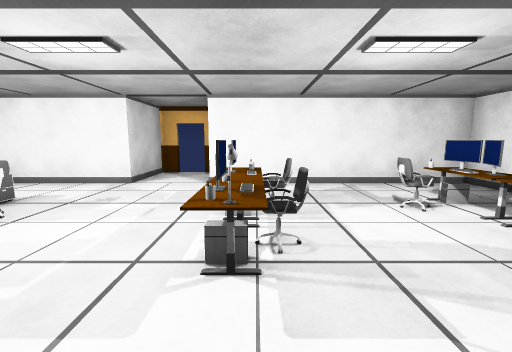
view 1 (above)

12 first-person views from a walk through a Unity game level. The camera is 1.5 m above the floor, tilts 8° down and sees 90° across. The floor is counted in squares, 1 m on a side. Each view is taken from the middle of a square. On the plan, view 1 faces up. The plan holds only what a view shows up to about 13 squares ahead; the rest is blank. The player character is not drawn.

view 2
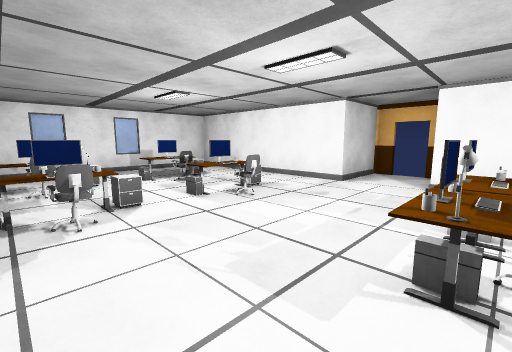

view 3
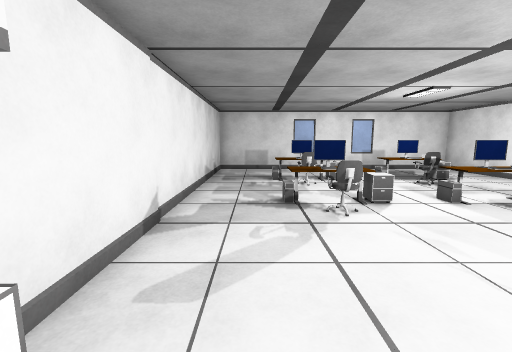

view 4
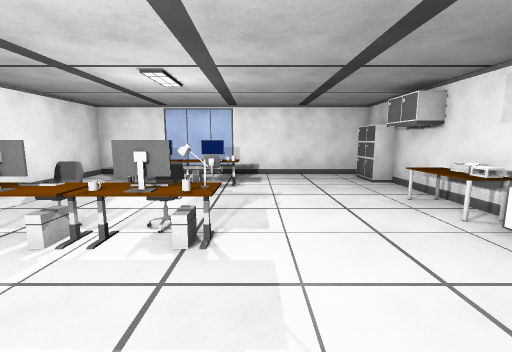

view 5
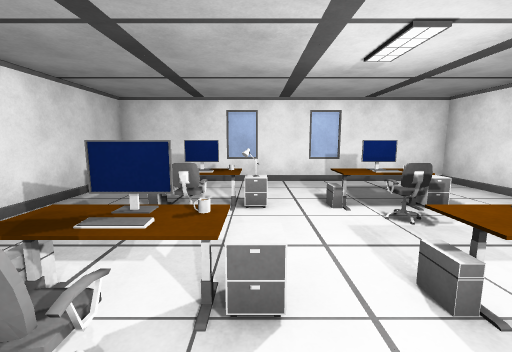

view 6
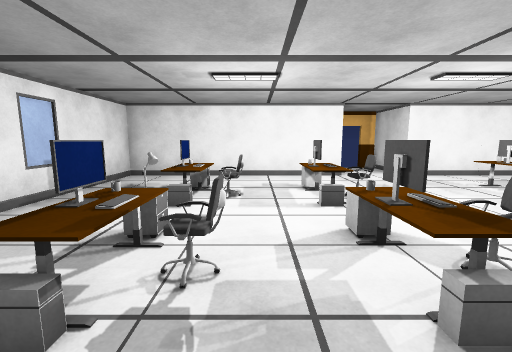

view 7
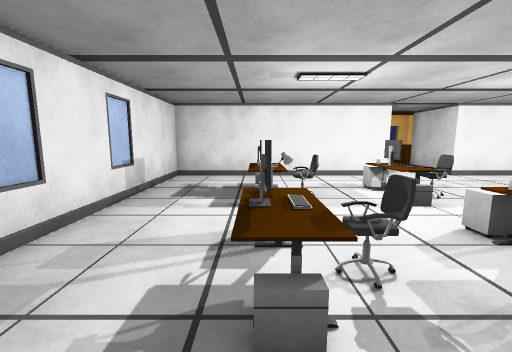

view 8
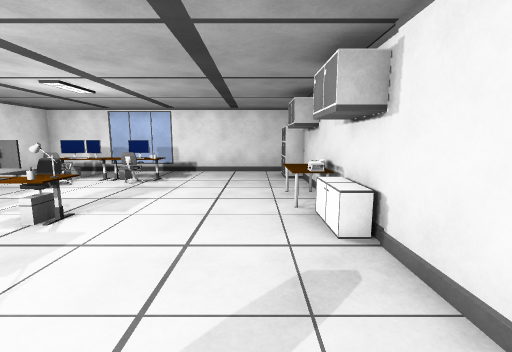

view 9
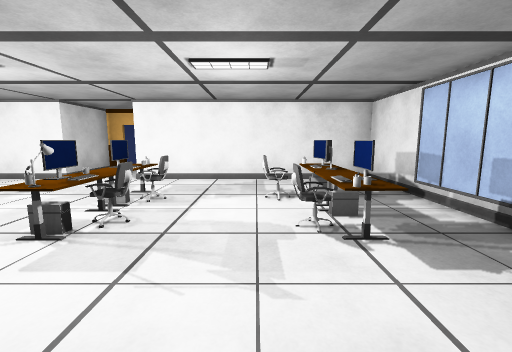

view 10
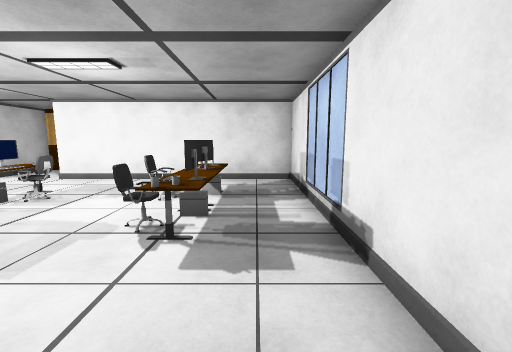

view 11
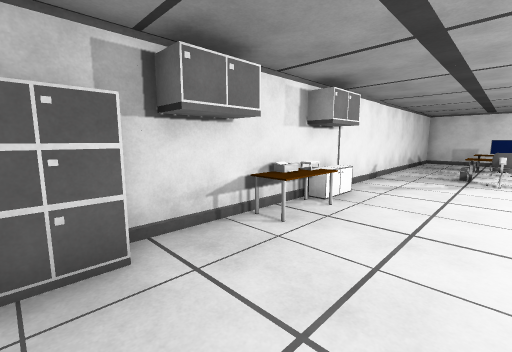

view 12
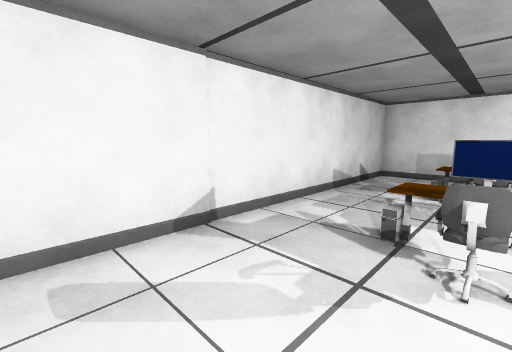

### Floor plan
Points are (right, up) in squares from view 1. A wall is a line through its corners. A room is listed if a view was taken in it or the views show most of it. See-through windows are left out.
Room 1 (views 1, 2, 3, 4, 5, 6, 7, 8, 9, 10, 11, 12)
walls: (2.4, -2.9) (5, -2.9); (4.9, 5.4) (4.6, 4.8) (4.9, 5.5); (-3.5, 11.9) (-4.4, 11.9) (-4.4, 8.9) (-13.4, 8.9) (-13.4, -2.9) (-1.4, -2.9); (7.4, -2.6) (7.4, 8.9) (-1.6, 8.9) (-1.6, 11.1)
objects: monitor (-11, 1); other object (-11, 5); keyboard (-10, 1); other object (-10, 2); cabinet (-10, 3); monitor (-10, 5); cabinet (-10, 6); chair (-9, 1) to (-8, 1); other object (-9, 4); chair (-9, 5) to (-8, 5); other object (-7, 0); monitor (-7, 1); other object (-7, 4); monitor (-7, 5); keyboard (-6, 1); cabinet (-6, 2); other object (-6, 5); cabinet (-6, 6); chair (-5, 1); chair (-5, 5); cabinet (-1, -3) to (0, -2); other object (-1, 3); other object (-1, 4); other object (-1, 5); monitor (-1, 6); keyboard (0, 3); monitor (0, 4); other object (0, 5); other object (0, 6); other object (0, 7); printer (1, -3) to (2, -2); chair (1, 4); chair (1, 6); chair (3, 5) to (4, 6); chair (4, 3) to (4, 4); cabinet (5, -3) to (6, -2); other object (5, 3); monitor (5, 4); other object (5, 6)

Where each view was taken, in squares from view 1:
view 1: 0 up, 0 right, facing up
view 2: 0 up, 0 right, facing up-left
view 3: 1 down, 0 right, facing left
view 4: 2 up, 4 left, facing right
view 5: 2 up, 4 left, facing left
view 6: 2 down, 8 left, facing up
view 7: 2 down, 10 left, facing up
view 8: 1 down, 5 left, facing right
view 9: 1 down, 3 right, facing up
view 10: 1 down, 6 right, facing up
view 11: 1 up, 6 right, facing down-left
view 12: 1 up, 2 left, facing down-left
